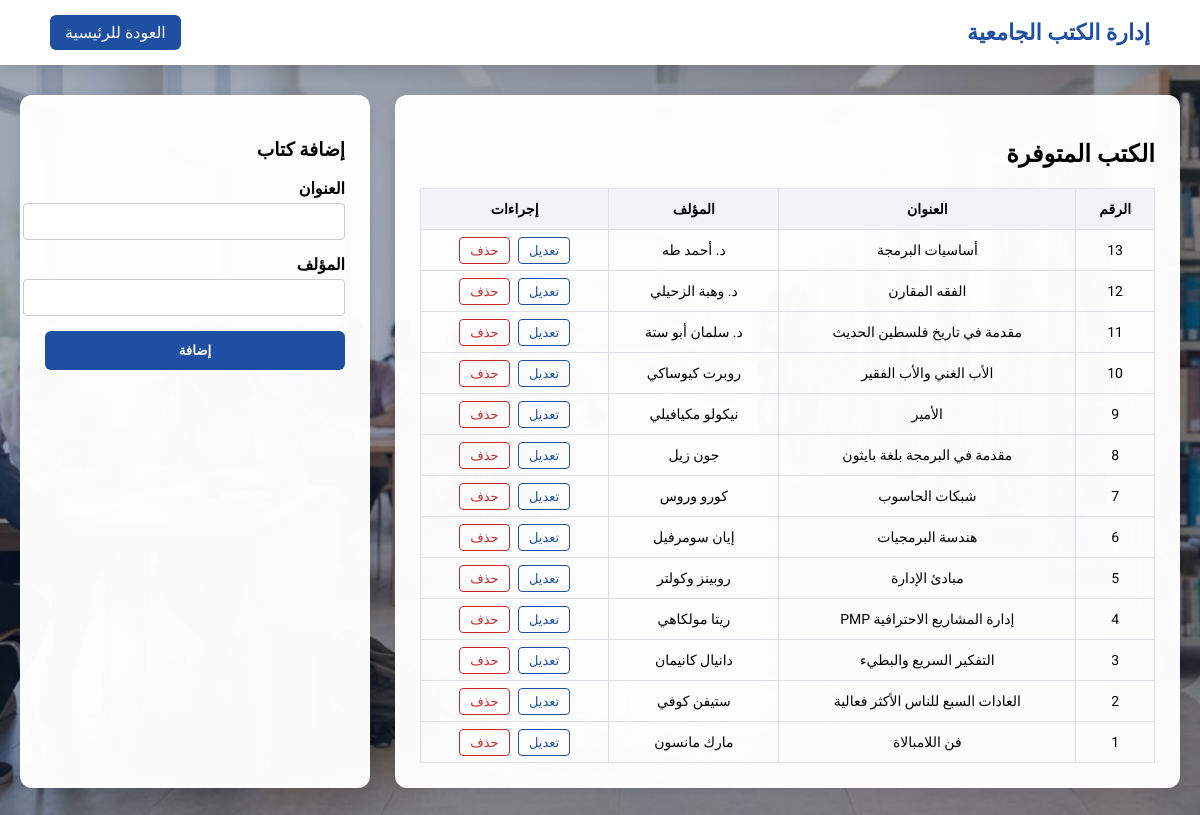
Page /admin/admin_books.php (signed in) on the committed database.
### tables this page shows
CREATE TABLE `books` (
  `id` int(11) NOT NULL,
  `title` varchar(255) DEFAULT NULL,
  `author` varchar(255) DEFAULT NULL,
  `category_id` int(11) DEFAULT NULL,
  `university_id` int(11) DEFAULT NULL,
  `reference_code` varchar(50) DEFAULT NULL,
  `available` tinyint(1) DEFAULT NULL,
  `description` text DEFAULT NULL,
  `book_image` varchar(255) DEFAULT NULL
);

### admin/admin_books.php (the view, shortened to what this page needs)
<?php
include '../db.php';
$edit_book = null;
$books_result = $conn->query("SELECT * FROM books ORDER BY id DESC");
?>
<!DOCTYPE html>
<html lang="ar" dir="rtl">
<head>
</head>
<body>
<div class="header">
    <h1>إدارة الكتب الجامعية</h1>
    <a href="dashboard.php" class="btn-nav">العودة للرئيسية</a>
</div>
<div class="container">
    <div class="content-card">
        <h2>الكتب المتوفرة</h2>
        <table class="custom-table">
            <thead>
                <tr>
                    <th>الرقم</th>
                    <th>العنوان</th>
                    <th>المؤلف</th>
                    <th>إجراءات</th>
                </tr>
            </thead>
            <tbody>
                <?php if ($books_result && $books_result->num_rows > 0): ?>
                    <?php while ($row = $books_result->fetch_assoc()): ?>
                        <tr>
                            <td><?= $row['id'] ?></td>
                            <td><?= htmlspecialchars($row['title']) ?></td>
                            <td><?= htmlspecialchars($row['author'] ?: '-') ?></td>
                            <td>
                                <a href="admin_books.php?edit_id=<?= $row['id'] ?>" class="btn-edit">تعديل</a>
                                <a href="admin_books.php?delete_book_id=<?= $row['id'] ?>"
                                   onclick="return confirm('هل أنت متأكد؟');"
                                   class="btn-delete">حذف</a>
                            </td>
                        </tr>
                    <?php endwhile; ?>
                <?php else: ?>
                    <tr><td colspan="4">لا توجد كتب</td></tr>
                <?php endif; ?>
            </tbody>
        </table>
    </div>
    <div class="content-card">
        <h3>
            <?= $edit_book ? "تعديل كتاب" : "إضافة كتاب" ?>
        </h3>
        <form method="POST">
            <div class="form-group">
                <label>العنوان</label>
                <input type="text" name="title"
                       value="<?= $edit_book['title'] ?? '' ?>"
                       class="form-control" required>
            </div>
            <div class="form-group">
                <label>المؤلف</label>
                <input type="text" name="author"
                       value="<?= $edit_book['author'] ?? '' ?>"
                       class="form-control">
            </div>
            <button type="submit" name="add_book" class="btn btn-add">
                <?= $edit_book ? "تعديل" : "إضافة" ?>
            </button>
        </form>
    </div>
</div>
</body>
</html>

### admin/admin_books.php (style rules this page uses)
:root { --primary-color: #1e4fa3; --bg-overlay: rgba(15, 32, 67, 0.4); }
body { font-family: "Tajawal", sans-serif; background: linear-gradient(var(--bg-overlay), var(--bg-overlay)), url('../img/library.jpg') no-repeat center center fixed; background-size: cover; margin: 0; padding: 0; }
.header { background-color: #ffffff; padding: 15px 50px; display: flex; justify-content: space-between; align-items: center; box-shadow: 0 4px 15px rgba(0,0,0,0.1); }
.header h1 { font-size: 22px; color: var(--primary-color); margin: 0; }
.container { max-width: 1200px; margin: 30px auto; padding: 0 20px; display: grid; grid-template-columns: 1fr 350px; gap: 25px; }
.content-card { background: rgba(255, 255, 255, 0.98); border-radius: 12px; padding: 25px; box-shadow: 0 4px 15px rgba(0,0,0,0.08); }
.custom-table { width: 100%; border-collapse: collapse; text-align: center; font-size: 14px; }
.custom-table th, .custom-table td { padding: 12px; border: 1px solid #dee2e6; }
.custom-table th { background-color: #f1f3f5; }
.form-group { margin-bottom: 15px; text-align: right; }
.form-group label { display: block; font-weight: bold; margin-bottom: 5px; }
.form-control { width: 100%; padding: 10px; border: 1px solid #ccc; border-radius: 4px; font-family: "Tajawal"; }
.btn { width: 100%; padding: 12px; border-radius: 6px; font-weight: bold; border: none; cursor: pointer; }
.btn-add { background: #1e4fa3; color: white; }
.btn-delete { border: 1px solid #c62828; color: #c62828; background: none; padding: 5px 10px; border-radius: 4px; text-decoration: none; font-size: 13px; }
.btn-edit { border: 1px solid #1e4fa3; color: #1e4fa3; background: none; padding: 5px 10px; border-radius: 4px; text-decoration: none; font-size: 13px; margin-left: 5px; }
.btn-nav { background: var(--primary-color); color: white; width: auto; padding: 8px 15px; text-decoration: none; border-radius: 6px; }

### rows in the picture
books: id "13", title "أساسيات البرمجة", author "د. أحمد طه"
books: id "12", title "الفقه المقارن", author "د. وهبة الزحيلي"
books: id "11", title "مقدمة في تاريخ فلسطين الحديث", author "د. سلمان أبو ستة"
books: id "10", title "الأب الغني والأب الفقير", author "روبرت كيوساكي"
books: id "9", title "الأمير", author "نيكولو مكيافيلي"
books: id "8", title "مقدمة في البرمجة بلغة بايثون", author "جون زيل"
books: id "7", title "شبكات الحاسوب", author "كورو وروس"
books: id "6", title "هندسة البرمجيات", author "إيان سومرفيل"
books: id "5", title "مبادئ الإدارة", author "روبينز وكولتر"
books: id "4", title "إدارة المشاريع الاحترافية PMP", author "ريتا مولكاهي"
books: id "3", title "التفكير السريع والبطيء", author "دانيال كانيمان"
books: id "2", title "العادات السبع للناس الأكثر فعالية", author "ستيفن كوفي"
books: id "1", title "فن اللامبالاة", author "مارك مانسون"
